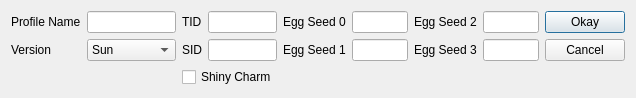
<?xml version="1.0" encoding="UTF-8"?>
<ui version="4.0">
 <class>ProfileEditor7</class>
 <widget class="QDialog" name="ProfileEditor7">
  <property name="geometry">
   <rect>
    <x>0</x>
    <y>0</y>
    <width>636</width>
    <height>98</height>
   </rect>
  </property>
  <property name="windowTitle">
   <string>Profile Editor Gen 7</string>
  </property>
  <layout class="QGridLayout" name="gridLayout">
   <item row="0" column="0">
    <widget class="QLabel" name="labelProfile">
     <property name="text">
      <string>Profile Name</string>
     </property>
    </widget>
   </item>
   <item row="0" column="1">
    <widget class="QLineEdit" name="lineEditProfile"/>
   </item>
   <item row="1" column="0">
    <widget class="QLabel" name="labelVersion">
     <property name="text">
      <string>Version</string>
     </property>
    </widget>
   </item>
   <item row="1" column="1">
    <widget class="ComboBox" name="comboBoxVersion">
     <item>
      <property name="text">
       <string>Sun</string>
      </property>
     </item>
     <item>
      <property name="text">
       <string>Moon</string>
      </property>
     </item>
     <item>
      <property name="text">
       <string>Ultra Sun</string>
      </property>
     </item>
     <item>
      <property name="text">
       <string>Ultra Moon</string>
      </property>
     </item>
    </widget>
   </item>
   <item row="0" column="2">
    <widget class="QLabel" name="labelTID">
     <property name="text">
      <string>TID</string>
     </property>
    </widget>
   </item>
   <item row="0" column="3">
    <widget class="TextBox" name="textBoxTID"/>
   </item>
   <item row="1" column="2">
    <widget class="QLabel" name="labelSID">
     <property name="text">
      <string>SID</string>
     </property>
    </widget>
   </item>
   <item row="1" column="3">
    <widget class="TextBox" name="textBoxSID"/>
   </item>
   <item row="3" column="2" colspan="2">
    <widget class="QCheckBox" name="checkBoxShinyCharm">
     <property name="text">
      <string>Shiny Charm</string>
     </property>
    </widget>
   </item>
   <item row="0" column="4">
    <widget class="QLabel" name="labelEggSeed0">
     <property name="text">
      <string>Egg Seed 0</string>
     </property>
    </widget>
   </item>
   <item row="0" column="5">
    <widget class="TextBox" name="textBoxEggSeed0"/>
   </item>
   <item row="1" column="4">
    <widget class="QLabel" name="labelEggSeed1">
     <property name="text">
      <string>Egg Seed 1</string>
     </property>
    </widget>
   </item>
   <item row="1" column="5">
    <widget class="TextBox" name="textBoxEggSeed1"/>
   </item>
   <item row="0" column="6">
    <widget class="QLabel" name="labelEggSeed2">
     <property name="text">
      <string>Egg Seed 2</string>
     </property>
    </widget>
   </item>
   <item row="0" column="7">
    <widget class="TextBox" name="textBoxEggSeed2"/>
   </item>
   <item row="1" column="6">
    <widget class="QLabel" name="labelEggSeed3">
     <property name="text">
      <string>Egg Seed 3</string>
     </property>
    </widget>
   </item>
   <item row="1" column="7">
    <widget class="TextBox" name="textBoxEggSeed3"/>
   </item>
   <item row="0" column="8">
    <widget class="QPushButton" name="pushButtonOkay">
     <property name="text">
      <string>Okay</string>
     </property>
    </widget>
   </item>
   <item row="1" column="8">
    <widget class="QPushButton" name="pushButtonCancel">
     <property name="text">
      <string>Cancel</string>
     </property>
    </widget>
   </item>
  </layout>
 </widget>
 <customwidgets>
  <customwidget>
   <class>TextBox</class>
   <extends>QLineEdit</extends>
   <header>Form/Controls/TextBox.hpp</header>
  </customwidget>
  <customwidget>
   <class>ComboBox</class>
   <extends>QComboBox</extends>
   <header>Form/Controls/ComboBox.hpp</header>
  </customwidget>
 </customwidgets>
 <tabstops>
  <tabstop>lineEditProfile</tabstop>
  <tabstop>comboBoxVersion</tabstop>
  <tabstop>textBoxTID</tabstop>
  <tabstop>textBoxSID</tabstop>
  <tabstop>checkBoxShinyCharm</tabstop>
  <tabstop>textBoxEggSeed0</tabstop>
  <tabstop>textBoxEggSeed1</tabstop>
  <tabstop>textBoxEggSeed2</tabstop>
  <tabstop>textBoxEggSeed3</tabstop>
  <tabstop>pushButtonOkay</tabstop>
  <tabstop>pushButtonCancel</tabstop>
 </tabstops>
 <resources/>
 <connections/>
</ui>
